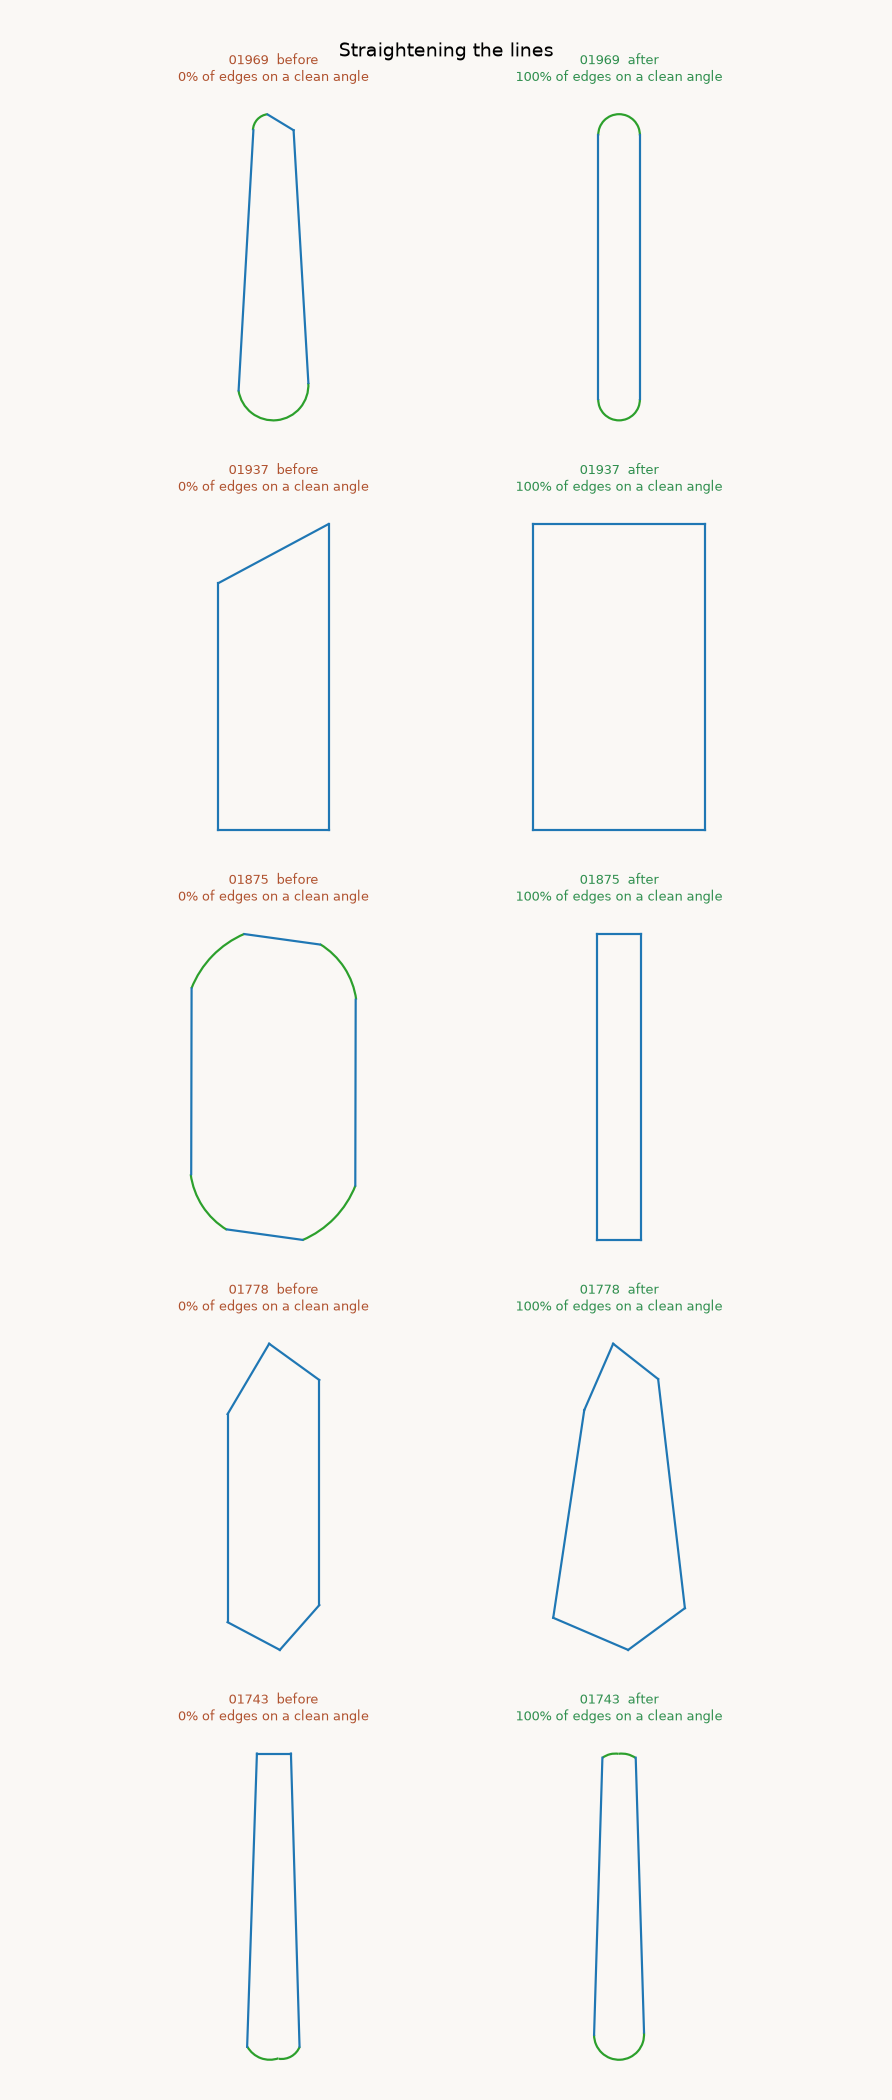

Recreate this plot in Python.
"""Before and after the straightening work, drawn from two runs' sketches."""
import json
import os
import sys

import matplotlib
matplotlib.use("Agg")
import matplotlib.pyplot as plt
import numpy as np

sys.path.insert(0, "src")
from photo2fcstd.gallery import draw_sketch
from photo2fcstd.trace import dominant_frame

POPULAR = np.array([0, 15, 30, 45, 60, 75, 90, 105, 120, 135, 150, 165], float)


def doc_of(run, part):
    path = os.path.join(run, "out", part + ".spec.json")
    return json.load(open(path)) if os.path.exists(path) else None


def cleanliness(doc):
    loops = ((doc or {}).get("outline") or {}).get("loops") or []
    angles, frames = [], []
    for loop in loops:
        els = [e for e in loop.get("elements", []) if e["type"] == "line"]
        if len(els) >= 3:
            frames.append((sum(np.hypot(*np.subtract(e["p1"], e["p0"])) for e in els),
                           dominant_frame(np.array([e["p0"] for e in els], float))))
        for e in els:
            d = np.subtract(e["p1"], e["p0"])
            angles.append(np.degrees(np.arctan2(d[1], d[0])) % 180.0)
    if not angles:
        return None
    frame = max(frames)[1] if frames else 0.0
    gap = np.abs(np.array(angles)[:, None] - ((POPULAR + frame) % 180.0)[None, :])
    return float(np.mean(np.minimum(gap, 180.0 - gap).min(axis=1) <= 2.0))


def main():
    before_run, after_run = sys.argv[1], sys.argv[2]
    out = sys.argv[3] if len(sys.argv) > 3 else "tools/straight_panel.png"
    parts = sorted(f.split(".")[0] for f in os.listdir(os.path.join(after_run, "out"))
                   if f.endswith(".spec.json"))
    scored = []
    for part in parts:
        a, b = doc_of(before_run, part), doc_of(after_run, part)
        ca, cb = cleanliness(a), cleanliness(b)
        if ca is None or cb is None or ca > 0.9:
            continue
        scored.append((cb - ca, part, ca, cb))
    scored.sort(reverse=True)
    picks = scored[:5]
    fig, ax = plt.subplots(len(picks), 2, figsize=(8.5, 4.0 * len(picks)), squeeze=False)
    fig.patch.set_facecolor("#faf8f5")
    for row, (delta, part, ca, cb) in zip(ax, picks):
        for cell, run, label, share in ((row[0], before_run, "before", ca), (row[1], after_run, "after", cb)):
            draw_sketch(cell, doc_of(run, part))
            cell.set_aspect("equal")
            cell.axis("off")
            cell.set_title("%s  %s\n%.0f%% of edges on a clean angle" % (part, label, 100 * share),
                           fontsize=9, color="#b0522f" if label == "before" else "#2f8f4e")
    fig.suptitle("Straightening the lines", fontsize=13)
    fig.tight_layout()
    fig.savefig(out, dpi=105, facecolor=fig.get_facecolor())
    print(out, [(p, "%.2f->%.2f" % (a, b)) for _, p, a, b in picks])


if __name__ == "__main__":
    main()
